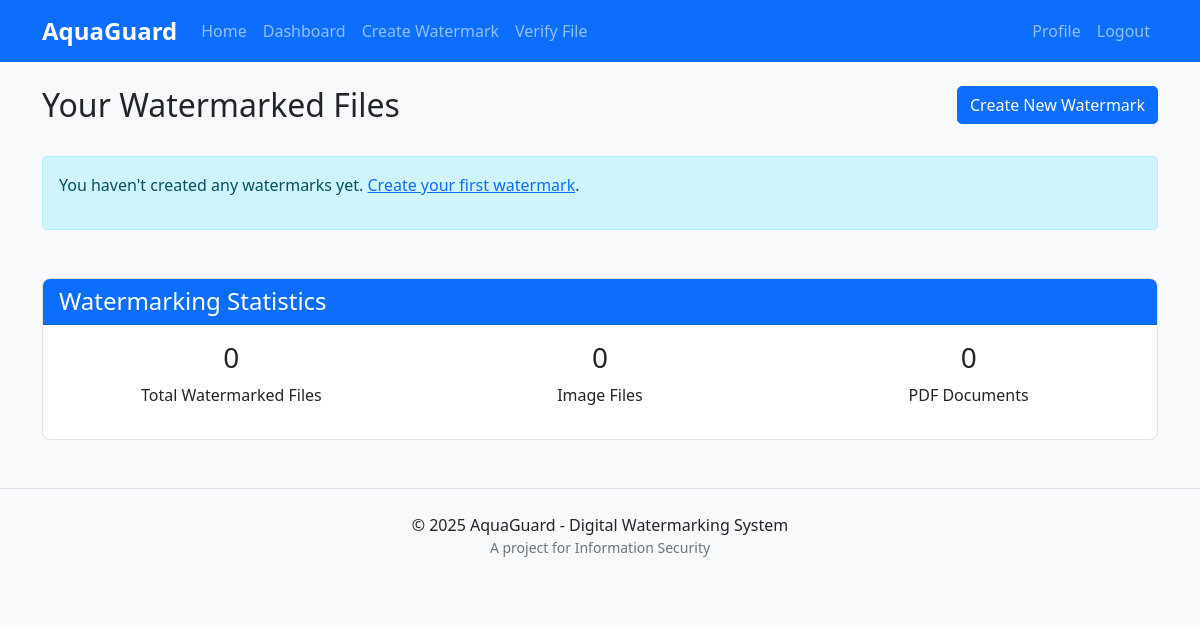
Before: /dashboard (signed in) with the older database file.
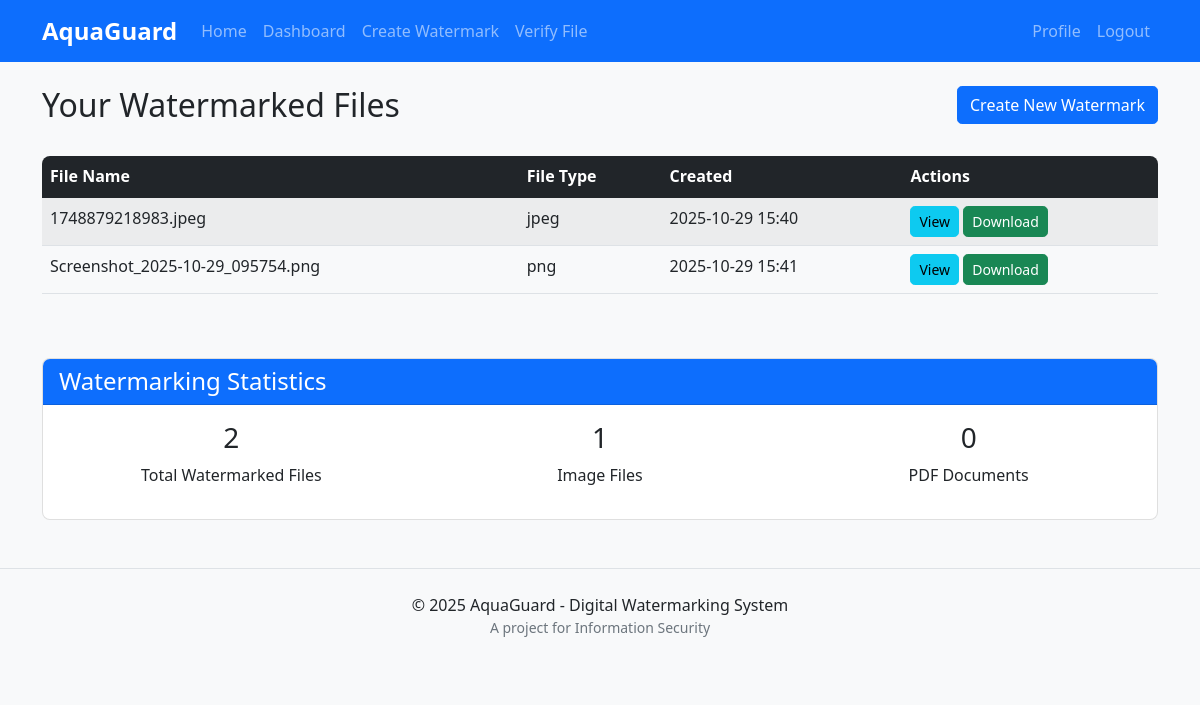
After: the same page with the newer database file.
### aquaguard/models/watermark.py (models this page shows, shortened)
class Watermark(db.Model):
    __tablename__ = 'watermarks'
    __table_args__ = (
        db.Index('ix_watermarks_file_hash', 'file_hash'),
        db.Index('ix_watermarks_user_id', 'user_id'),
        db.Index('ix_watermarks_file_type', 'file_type'),
    )
    id = db.Column(db.Integer, primary_key=True)
    user_id = db.Column(db.Integer, db.ForeignKey('users.id'), nullable=False, index=True)
    file_name = db.Column(db.String(255), nullable=False)
    original_file_path = db.Column(db.String(255), nullable=False)
    watermarked_file_path = db.Column(db.String(255), nullable=False)
    watermark_data = db.Column(db.Text, nullable=False)  # JSON string containing watermark info
    file_hash = db.Column(db.String(64), nullable=False, index=True)  # SHA-3 hash of original file
    encryption_key = db.Column(db.String(64), nullable=False)  # AES-256 key (encrypted)
    created_at = db.Column(db.DateTime, default=datetime.datetime.utcnow)
    file_type = db.Column(db.String(20), nullable=False, index=True)  # Image, PDF, etc.

### aquaguard/app.py (the view)
@app.route('/dashboard')
@login_required
def dashboard():
    user_watermarks = Watermark.query.filter_by(user_id=current_user.id).all()
    return render_template('dashboard.html', watermarks=user_watermarks)

### aquaguard/app.py (called while the page is built)
@login_manager.user_loader
def load_user(user_id):
    return User.query.get(int(user_id))

### aquaguard/templates/dashboard.html (shortened to what this page needs)
{% extends 'base.html' %}
{% block content %}
<div class="row mb-4">
    <div class="col-md-8">
        <h2>Your Watermarked Files</h2>
    </div>
    <div class="col-md-4 text-end">
        <a href="{{ url_for('watermark.create_watermark') }}" class="btn btn-primary">
             Create New Watermark
        </a>
    </div>
</div>
{% if watermarks %}
<div class="table-responsive">
    <table class="table table-striped table-hover">
        <thead class="table-dark">
            <tr>
                <th>File Name</th>
                <th>File Type</th>
                <th>Created</th>
                <th>Actions</th>
            </tr>
        </thead>
        <tbody>
            {% for watermark in watermarks %}
            <tr>
                <td>{{ watermark.file_name }}</td>
                <td>{{ watermark.file_type }}</td>
                <td>{{ watermark.created_at.strftime('%Y-%m-%d %H:%M') }}</td>
                <td>
                    <a href="{{ url_for('watermark.view_watermark', watermark_id=watermark.id) }}" class="btn btn-sm btn-info">View</a>
                    <a href="{{ url_for('watermark.download_watermark', watermark_id=watermark.id) }}" class="btn btn-sm btn-success">Download</a>
                </td>
            </tr>
            {% endfor %}
        </tbody>
    </table>
</div>
{% else %}
<div class="alert alert-info">
    <p>You haven't created any watermarks yet. <a href="{{ url_for('watermark.create_watermark') }}">Create your first watermark</a>.</p>
</div>
{% endif %}
<div class="row mt-5">
    <div class="col-12">
        <div class="card">
            <div class="card-header bg-primary text-white">
                <h4 class="mb-0">Watermarking Statistics</h4>
            </div>
            <div class="card-body">
                <div class="row text-center">
                    <div class="col-md-4">
                        <h3>{{ watermarks|length }}</h3>
                        <p>Total Watermarked Files</p>
                    </div>
                    <div class="col-md-4">
                        <h3>{{ watermarks|selectattr('file_type', 'equalto', 'jpg')|list|length + watermarks|selectattr('file_type', 'equalto', 'png')|list|length }}</h3>
                        <p>Image Files</p>
                    </div>
                    <div class="col-md-4">
                        <h3>{{ watermarks|selectattr('file_type', 'equalto', 'pdf')|list|length }}</h3>
                        <p>PDF Documents</p>
                    </div>
                </div>
            </div>
        </div>
    </div>
</div>
{% endblock %}

### aquaguard/templates/base.html (shortened to what this page needs)
<!DOCTYPE html>
<html lang="en">
<head>
    <link href="https://cdn.jsdelivr.net/npm/bootstrap@5.1.3/dist/css/bootstrap.min.css" rel="stylesheet">
    <link rel="stylesheet" href="{{ url_for('static', filename='css/style.css') }}">
</head>
<body>
    <nav class="navbar navbar-expand-lg navbar-dark bg-primary">
        <div class="container">
            <a class="navbar-brand" href="{{ url_for('index') }}">
                <strong>AquaGuard</strong>
            </a>
            <div class="collapse navbar-collapse" id="navbarNav">
                <ul class="navbar-nav me-auto">
                    <li class="nav-item">
                        <a class="nav-link" href="{{ url_for('index') }}">Home</a>
                    </li>
                    {% if current_user.is_authenticated %}
                    <li class="nav-item">
                        <a class="nav-link" href="{{ url_for('dashboard') }}">Dashboard</a>
                    </li>
                    <li class="nav-item">
                        <a class="nav-link" href="{{ url_for('watermark.create_watermark') }}">Create Watermark</a>
                    </li>
                    {% endif %}
                    <li class="nav-item">
                        <a class="nav-link" href="{{ url_for('verification.verify_file') }}">Verify File</a>
                    </li>
                </ul>
                <ul class="navbar-nav">
                    {% if current_user.is_authenticated %}
                    <li class="nav-item">
                        <a class="nav-link" href="{{ url_for('auth.profile') }}">Profile</a>
                    </li>
                    <li class="nav-item">
                        <a class="nav-link" href="{{ url_for('auth.logout') }}">Logout</a>
                    </li>
                    {% endif %}
                </ul>
            </div>
        </div>
    </nav>
    <main class="container my-4">
        {% block content %}{% endblock %}
    </main>
    <footer class="bg-light py-4 mt-5">
        <div class="container text-center">
            <p class="mb-0">&copy; 2025 AquaGuard - Digital Watermarking System</p>
            <p class="small text-muted">A project for Information Security</p>
        </div>
    </footer>
</body>
</html>

### aquaguard/static/css/style.css (style rules this page uses)
body { font-family: 'Segoe UI', Tahoma, Geneva, Verdana, sans-serif; background-color: #f8f9fa; }
.navbar-brand { font-size: 1.5rem; }
.card { border-radius: 0.5rem; overflow: hidden; }
.card-header { font-weight: 500; }
.btn { border-radius: 0.3rem; }
footer { border-top: 1px solid #dee2e6; }
.table-responsive { border-radius: 0.5rem; overflow: hidden; }

Changed rows visible on the page:
now on this page (row edited): Watermark: file_name "1748879218983.jpeg", file_type "jpeg", created_at "2025-10-29 15:40"
now on this page (row edited): Watermark: file_name "Screenshot_2025-10-29_095754.png", file_type "png", created_at "2025-10-29 15:41"
Other visible differences:
{{ watermarks|length }}: "0" → "2"
text no longer shown: "0 You haven't created any watermarks yet. Create your first watermark ."
text now shown: "File Name File Type Created Actions 1"
